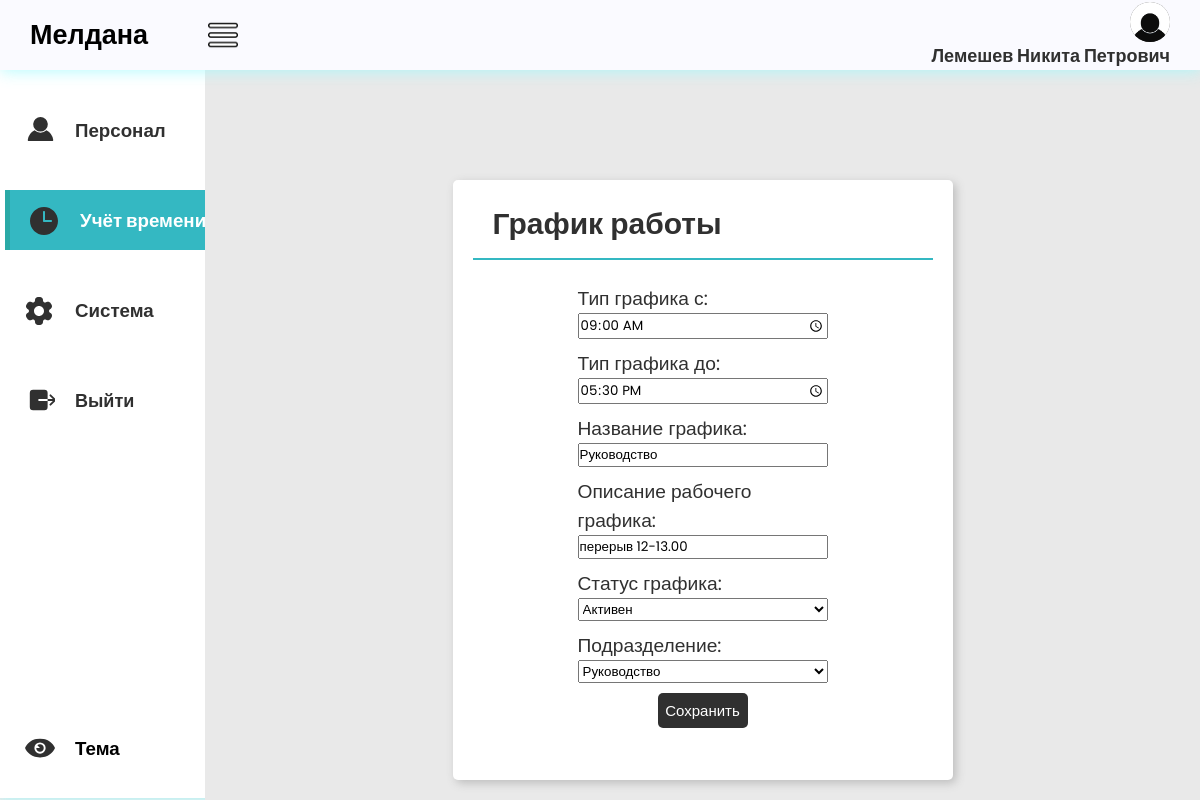
The page /work_schedule/157449f6-fa1a-4f7a-a346-9e9698993840/ (signed in) on the database its author committed.
### main/models.py (models this page shows, shortened)
class Staff(AbstractBaseUser, PermissionsMixin):
    id = models.UUIDField(primary_key=True, editable=False, default=uuid.uuid4)
    fio = models.CharField(max_length=150, verbose_name='ФИО')
    email = models.EmailField(max_length=254, unique=True, verbose_name='E-mail')
    phone_number = models.CharField(max_length=12, unique=True, null=True, blank=True, verbose_name='Номер телефона')
    dob = models.DateField(null=True, blank=True, verbose_name='Дата рождения')
    employee_slug = models.SlugField(max_length=150, unique=True, blank=True, null=True, verbose_name='URL')
    date_join = models.DateTimeField(verbose_name='Дата регистрации', auto_now_add=True)
    last_login = models.DateTimeField(verbose_name='Дата последнего входа', auto_now=True)
    is_admin = models.BooleanField(default=False)
    is_staff = models.BooleanField(default=True)
    is_superuser = models.BooleanField(default=False)
    image = models.ImageField(upload_to='personal_photo', null=True, blank=True, verbose_name='Фотография')
    division = models.ForeignKey(Divisions, on_delete=models.SET_NULL, null=True, blank=True, verbose_name='Подразделение')
    time = models.ForeignKey(WorkSchedule, on_delete=models.SET_NULL, null=True, blank=True, verbose_name='Тип графика')
    post = models.ForeignKey(Posts, on_delete=models.SET_NULL, null=True, blank=True, verbose_name='Должность')
    pattern = models.ForeignKey(Patterns, on_delete=models.SET_NULL, null=True, blank=True, verbose_name='Шаблон доступа')
    objects = CustomUserManager()
    USERNAME_FIELD = 'email'
    REQUIRED_FIELDS = ['fio']
    class Meta:
        verbose_name = 'Персонал'
        verbose_name_plural = 'Сотрудники'

class WorkSchedule(models.Model):
    STATUS_TIME = [
        ('Активен', 'Активен'),
        ('Устарел', 'Устарел'),
        ('Отключен', 'Отключен'),
    ]
    id = models.UUIDField(primary_key=True, editable=False, default=uuid.uuid4)
    start_time = models.TimeField(blank=True, null=True, verbose_name='Тип графика с:')
    end_time = models.TimeField(blank=True, null=True, verbose_name='Тип графика до:')
    time_name = models.CharField(max_length=50, blank=True, null=True, verbose_name='Название графика')
    time_description = models.CharField(max_length=150, blank=True, null=True, verbose_name='Описание рабочего графика')
    time_status = models.CharField(max_length=25, choices=STATUS_TIME, default="А", verbose_name='Статус графика')
    time_slug = models.SlugField(max_length=150, unique=True, blank=True, null=True, verbose_name='URL')
    division = models.ForeignKey(Divisions, on_delete=models.SET_NULL, default='Отдел логистики', null=True,
                                 blank=True,
                                 verbose_name='Подразделение')
    class Meta:
        verbose_name = 'График работы'
        verbose_name_plural = 'График работы'

class Divisions(models.Model):
    DIVISIONS = [
        ('Руководство', 'Руководство'),
        ('Отдел разработки', 'Отдел разработки'),
        ('Отдел бухгалтерии', 'Отдел бухгалтерии'),
        ('Отдел экономики', 'Отдел экономики'),
    ]
    id = models.UUIDField(primary_key=True, editable=False, default=uuid.uuid4)
    division = models.CharField(max_length=75, choices=DIVISIONS, default="ГД", verbose_name='Подразделение')
    division_number = models.CharField(max_length=12, blank=True, null=True, verbose_name='Подразделение - телефон')
    division_description = models.CharField(max_length=100, blank=True, null=True,
                                            verbose_name='Описание подразделения')
    division_slug = models.SlugField(max_length=150, unique=True, blank=True, null=True, verbose_name='URL')
    class Meta:
        verbose_name = 'Подразделение'
        verbose_name_plural = 'Подразделения'
    def __str__(self):
        return self.division

### main/views.py (the view)
# urls.py: path('work_schedule/<slug:time_slug>/', views.work_schedule_detail, name='work_schedule_detail'),
@user_passes_test(superuser_check, login_url='/404')
def work_schedule_detail(request, time_slug):
    work_schedule = get_object_or_404(WorkSchedule, time_slug=time_slug)
    if request.method == 'POST':
        form = WorkScheduleForm(request.POST, instance=work_schedule)
        if form.is_valid():
            form.save()
            return redirect('main:work_schedule_detail', time_slug=work_schedule.time_slug)
    else:
        form = WorkScheduleForm(instance=work_schedule)
    context = {
        'form': form,
        'work_schedule': work_schedule,
    }
    return render(request, 'acms_page/work_schedule/work_schedule_detail.html', context)

### main/forms.py
class WorkScheduleForm(forms.ModelForm):
    start_time = forms.TimeField(
        label='Тип графика с',
        widget=TimeInput(format='%H:%M', attrs={'type': 'time'})
    )
    end_time = forms.TimeField(
        label='Тип графика до',
        widget=TimeInput(format='%H:%M', attrs={'type': 'time'})
    )
    class Meta:
        model = WorkSchedule
        fields = ['start_time', 'end_time', 'time_name', 'time_description', 'time_status', 'division']

### main/views.py (called while the page is built)
def superuser_check(user):
    return user.is_superuser

### templates/acms_page/work_schedule/work_schedule_detail.html (shortened to what this page needs)
{% extends "acms_page/base.html" %}
{% load static %}
{% block nav1 %}"nav-option option2"{% endblock %}
{% block nav2 %}"nav-option option1"{% endblock %}
{% block nav4 %}"nav-option option4"{% endblock %}
{% block main %}
    <div class="main">
        <div class="report-container">
            <div class="report-header">
                <h1 class="recent-Articles">График работы</h1>
            </div>
            <div class="report-body">
            <form class="form-1" method="post">
                {{ form.as_p }}
                <button class="view" type="submit">Сохранить</button>
            </form>
            </div>
        </div>
    </div>
{% endblock %}

### templates/acms_page/base.html (shortened to what this page needs)
{% load static %}
<!DOCTYPE html>
<html lang="en">
<head>
    <link rel="stylesheet"
          href="{% static 'css/style.css'%}">
    <link rel="stylesheet"
          href="{% static 'css/responsive.css'%}">
</head>
<body class="light-theme">
    <header>
        <div class="logosec">
            <div class="logo">Мелдана</div>
            <img src="{% static 'img/menu.png' %}"
                class="icn menuicn"
                id="menuicn"
                alt="menu-icon">
        </div>
        <a href="{% url 'main:user_info' %}">
            <div class="message">
                <div class="dp">
                    {% if user.is_authenticated %}
                         <img src= "{{ user.image.url }}"
                              class="dpicn"
                              alt="dp">
                    {% endif %}
                  </div>
                {% if user.is_authenticated %}
                    <h3 class="re">{{ user.fio }}</h3>
                {% endif %}
            </div>
        </a>
    </header>
    <div class="main-container">
        <div class="navcontainer">
            <nav class="nav">
                <div class="nav-upper-options">
                    <a href="{% url 'main:acms_personal' %}">
                    <div class={% block nav1%}{% endblock %}>
                        <h3> Персонал</h3>
                    </div>
                    </a>
                    <a href="{% url 'main:acms_clock' %}">
                    <div class={% block nav2%}{% endblock %} id="clock">
                        <h3>Учёт времени</h3>
                    </div>
                    </a>
                    <a href="{% url 'main:acms_settings' %}">
                    <div class={% block nav4%}{% endblock %}>
                        <h3>Система</h3>
                    </div>
                    </a>
                        <form action="{% url 'main:logout' %}" method="post">
                            <button id='tre' class='nav-option1' type="submit"><h3 class="re">Выйти</h3></button>
                        </form>
                </div>
                <div class="nav-option" id="themeToggle">
                    <h3>Тема</h3>
                </div>
            </nav>
        </div>
        {% block main %}
        {% endblock %}
    </div>
</body>
</html>

### static/css/style.css (style rules this page uses)
* { margin: 0; padding: 0; box-sizing: border-box; font-family: "Poppins", sans-serif; }
body { background-color: var(--background-color4); max-width: 100%; overflow-x: hidden; }
body.light-theme { --background-color1: #fafaff; --background-color2: #ffffff; --background-color3: #cccccc6e; --background-color4: #cccccc6e; --primary-color: #303030; --secondary-color: rgb(52, 184, 194); --Border-color: rgb(52, 184, 194); --one-use-color: #31b8bd; --two-use-color: #30cbc9; --a-color: #303030; --reportcontainer-color: #ffffff; --reportartic-color: #303030; --view-color: #ffffff; --reportcontainershadow-color: rgb(188, 188, 188); --navhover-color1: #6fa19f; --navhover-color2: #9cd3d8; }
header { height: 70px; width: 100vw; padding: 0 30px; background-color: var(--background-color1); position: fixed; z-index: 100; box-shadow: 1px 1px 15px rgba(161, 250, 253, 0.825); display: flex; justify-content: space-between; align-items: center; }
.logo { font-size: 27px; font-weight: 600; color: var(--logo-color); }
.icn { height: 30px; }
.menuicn { cursor: pointer; }
.searchbar, .message, .logosec { display: flex; align-items: center; justify-content: center; }
.logosec { gap: 60px; }
.message { gap: 0px; position: relative; cursor: pointer; display: flex; flex-direction: column; align-items: flex-end; }
.dp { height: 40px; width: 40px; background-color: #626262; border-radius: 50%; display: flex; align-items: center; justify-content: center; overflow: hidden; }
.main-container { display: flex; width: 100vw; position: relative; top: 70px; z-index: 1; }
.dpicn { height: 42px; }
a { text-decoration: none; color: var(--a-color); }
.main { height: calc(100vh - 70px); width: 100%; overflow-y: scroll; overflow-x: hidden; padding: 40px 30px 30px 30px; }
.nav { min-height: 91vh; width: 250px; background-color: var(--background-color2); position: absolute; top: 0px; left: 00; box-shadow: 1px 1px 10px rgba(161, 250, 253, 0.825); display: flex; flex-direction: column; justify-content: space-between; align-items: center; overflow: hidden; padding: 30px 0 20px 10px; }
.navcontainer { height: calc(100vh - 70px); width: 250px; position: relative; overflow-y: scroll; overflow-x: hidden; transition: all 0.5s ease-in-out; }
.nav-option { width: 250px; height: 60px; display: flex; align-items: center; padding: 0 30px 0 20px; gap: 20px; transition: all 0.1s ease-in-out; }
svg { fill: var(--primary-color); }
.nav-upper-options { display: flex; flex-direction: column; align-items: center; gap: 30px; }
.option1 { border-left: 5px solid #27a29aaf; background-color: var(--Border-color); color: white; cursor: pointer; }
.report-container { min-height: 300px; max-width: 1500px; margin: 70px auto 0px auto; background-color: var(--reportcontainer-color); border-radius: 5px; box-shadow: 3px 3px 10px var(--reportcontainershadow-color); padding: 0px 20px 20px 20px; }
.report-header { height: 80px; width: 100%; display: flex; align-items: center; justify-content: space-between; padding: 20px 20px 10px 20px; border-bottom: 2px solid rgb(52, 184, 194); }
.recent-Articles { font-size: 30px; font-weight: 600; color: var(--reportartic-color); }
.view { height: 35px; width: 90px; border-radius: 5px; background-color: var(--a-color); color: var(--view-color); font-size: 15px; border: none; cursor: pointer; }
.report-body { max-width: 100%; overflow-x: auto; padding: 20px; color: var(--primary-color); }
#themeToggle { color: var(--logo-color); }

### templates/acms_page/base.html (style rules this page uses)
.nav-option1 { width: 250px; height: 60px; display: flex; align-items: center; padding: 0 30px 0 20px; gap: 20px; transition: all 0.1s ease-in-out; background-color: var(--background-color2); border: none; }
.re { font-family: "Poppins", sans-serif; font-size: 18px; color: var(--a-color); }

### templates/acms_page/work_schedule/work_schedule_detail.html (style rules this page uses)
.report-container { max-width: 500px; height: 600px; }
.form-1 { display: flex; flex-direction: column; padding: 4px; flex-wrap: wrap; align-items: center; justify-content: space-between; }
.report-body p { display: flex; flex-direction: column; font-size: 1.2em; }
p { width: 250px; margin-bottom: 10px; font-size: 16px; }

### rows shown on the page
Staff: image (picture), fio "Лемешев Никита Петрович"
WorkSchedule: start_time "09:00", end_time "17:30", time_name "Руководство", time_description "перерыв 12-13.00", time_status "Активен"
Divisions: division "Руководство"
